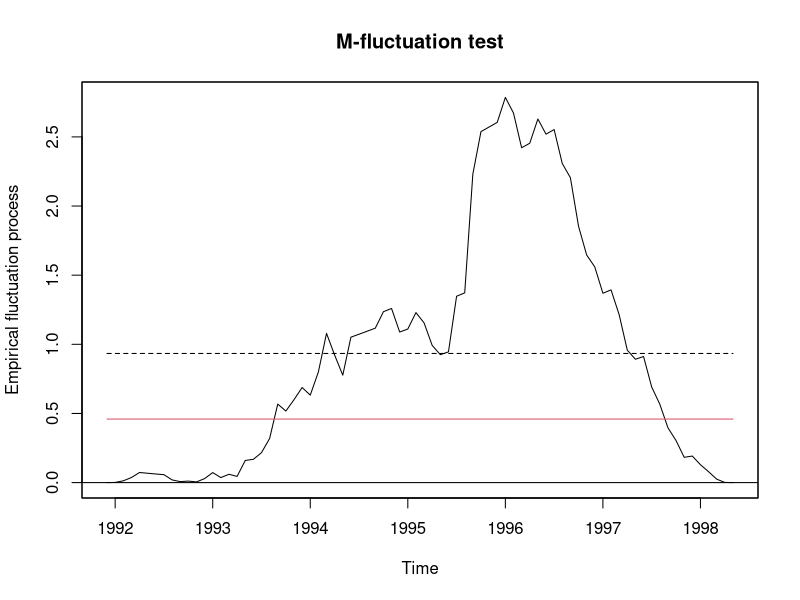
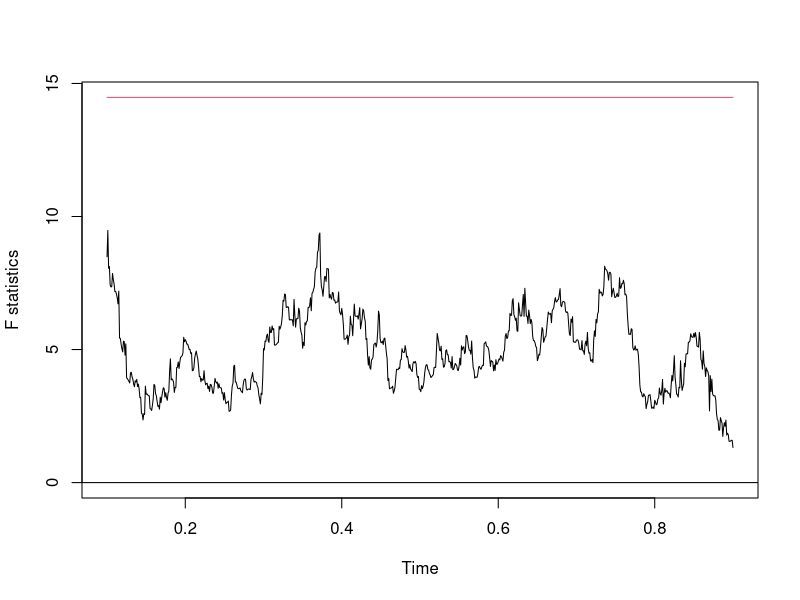
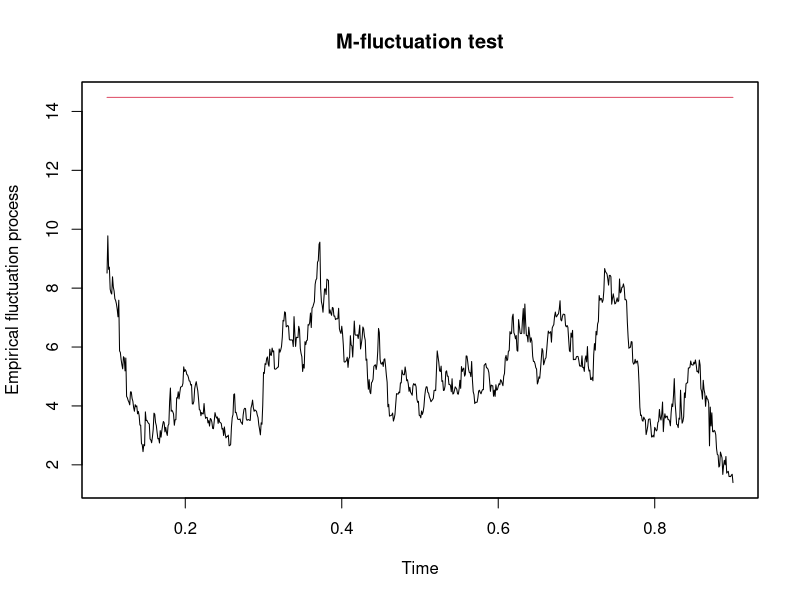
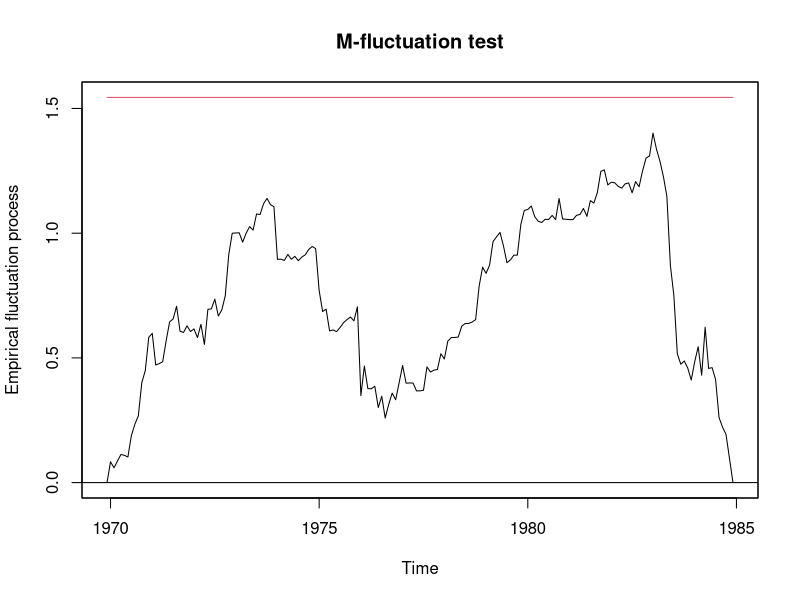
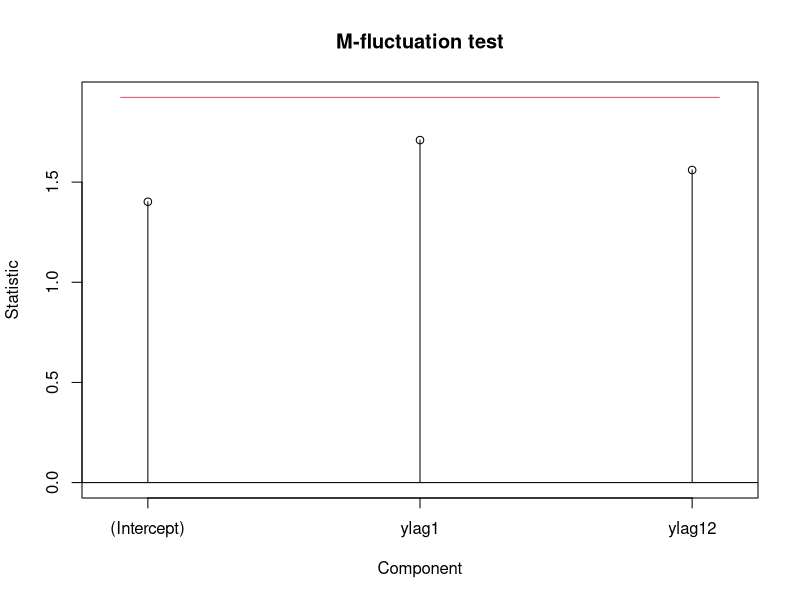
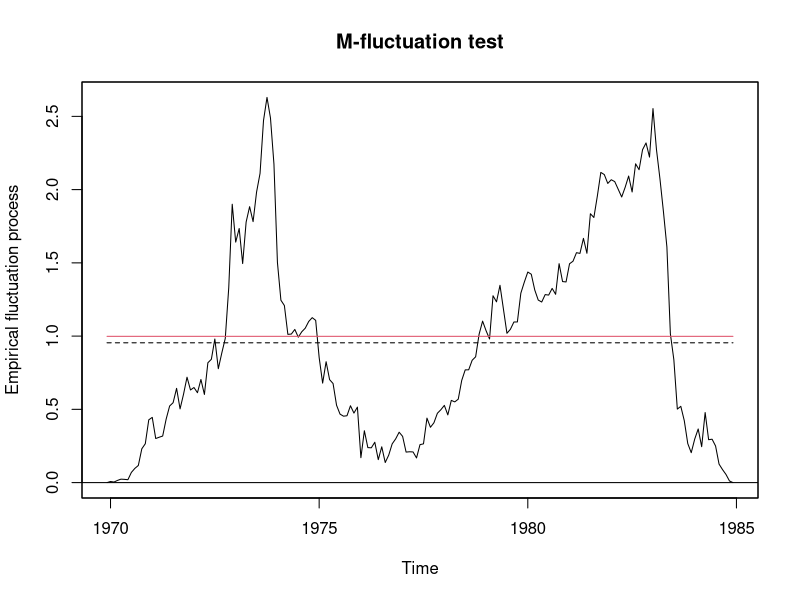
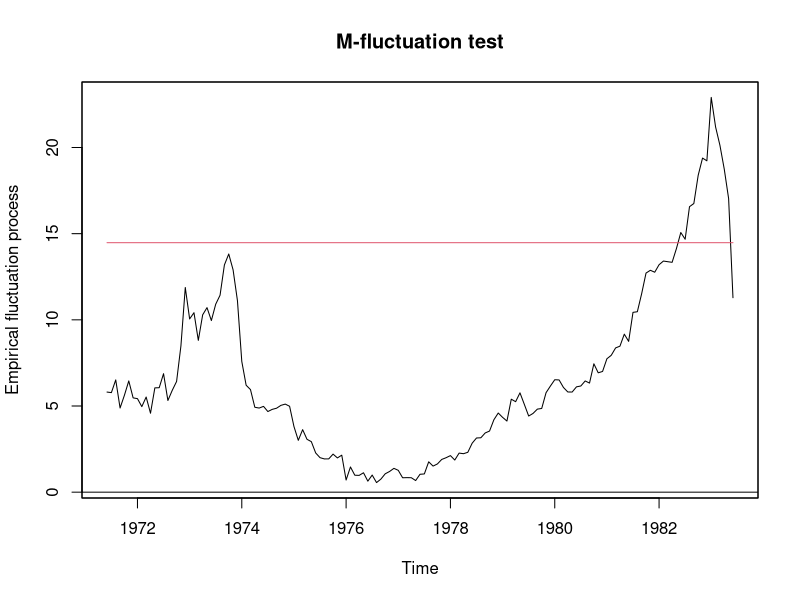

Reproduce these figures in R, in order.
library(strucchange)


### Name: efpFunctional
### Title: Functionals for Fluctuation Processes
### Aliases: efpFunctional simulateBMDist maxBM maxBB maxBMI maxBBI maxL2BB
###   meanL2BB rangeBM rangeBB rangeBMI rangeBBI
### Keywords: regression

### ** Examples


data("BostonHomicide")
gcus <- gefp(homicides ~ 1, family = poisson, vcov = kernHAC,
  data = BostonHomicide)
plot(gcus, functional = meanL2BB)	 
gcus
sctest(gcus, functional = meanL2BB)

y <- rnorm(1000)
x1 <- runif(1000)
x2 <- runif(1000)

## supWald statistic computed by Fstats()
fs <- Fstats(y ~ x1 + x2, from = 0.1)
plot(fs)
sctest(fs)

## compare with supLM statistic
scus <- gefp(y ~ x1 + x2, fit = lm)
plot(scus, functional = supLM(0.1))
sctest(scus, functional = supLM(0.1))

## seatbelt data
data("UKDriverDeaths")
seatbelt <- log10(UKDriverDeaths)
seatbelt <- cbind(seatbelt, lag(seatbelt, k = -1), lag(seatbelt, k = -12))
colnames(seatbelt) <- c("y", "ylag1", "ylag12")
seatbelt <- window(seatbelt, start = c(1970, 1), end = c(1984,12))

scus.seat <- gefp(y ~ ylag1 + ylag12, data = seatbelt)

## double maximum test
plot(scus.seat)
## range test
plot(scus.seat, functional = rangeBB)
## Cramer-von Mises statistic (Nyblom-Hansen test)
plot(scus.seat, functional = meanL2BB)
## supLM test
plot(scus.seat, functional = supLM(0.1))
